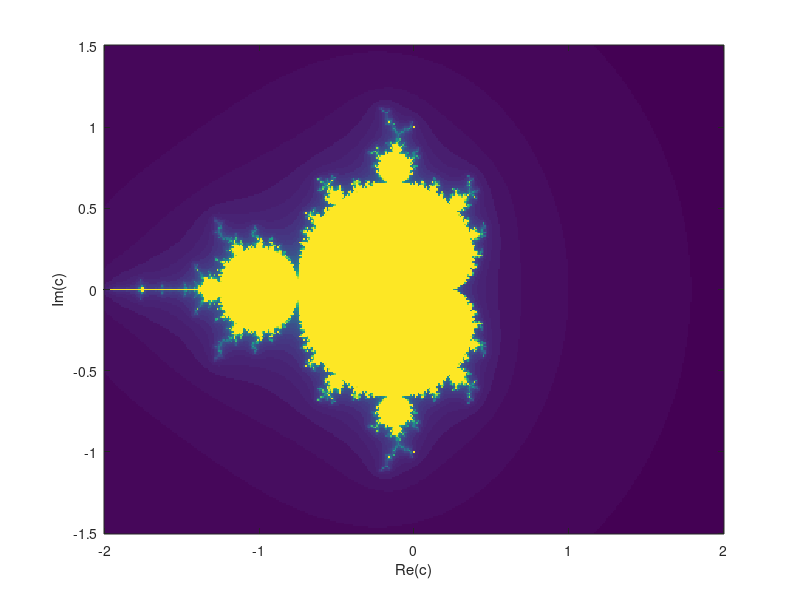

This chart was generated by the following MATLAB code:
% x (real(c))
dx=0.01; % step
x1=-2;
x2=2;

% y (imag(c))
dy=0.01; % step
y1=-1.5;
y2=1.5;

x=x1:dx:x2;
y=y1:dy:y2;

[X,Y] = meshgrid(x,y); % for vectorized calculation

c=X+1i*Y;

R=5; % if abs(z)>R then z is considered as infinity
n=50; % maximal number of iterations, 100 is close to infinity
z=zeros(size(c)); % starts from zeros

I=zeros(size(c));
for nc=1:n
    z=z.^2+c; % vectorized
    bw=abs(z)<R;
    I(bw)=nc;
end

imagesc(x,y,I);
set(gca,'YDir','normal');
xlabel('Re(c)');
ylabel('Im(c)');
    
    